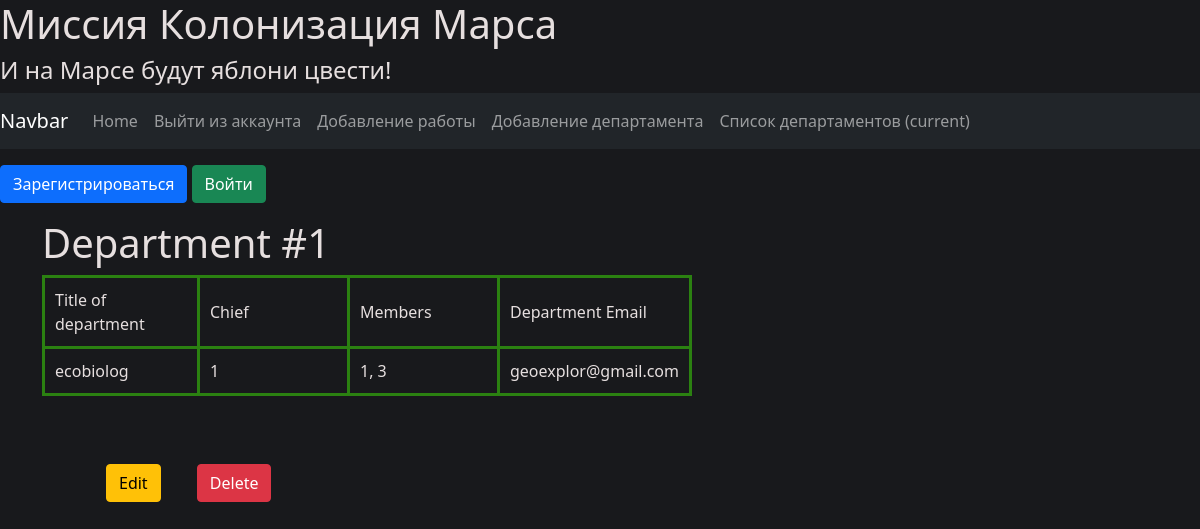
/department_list, run on an earlier commit of the app's database.
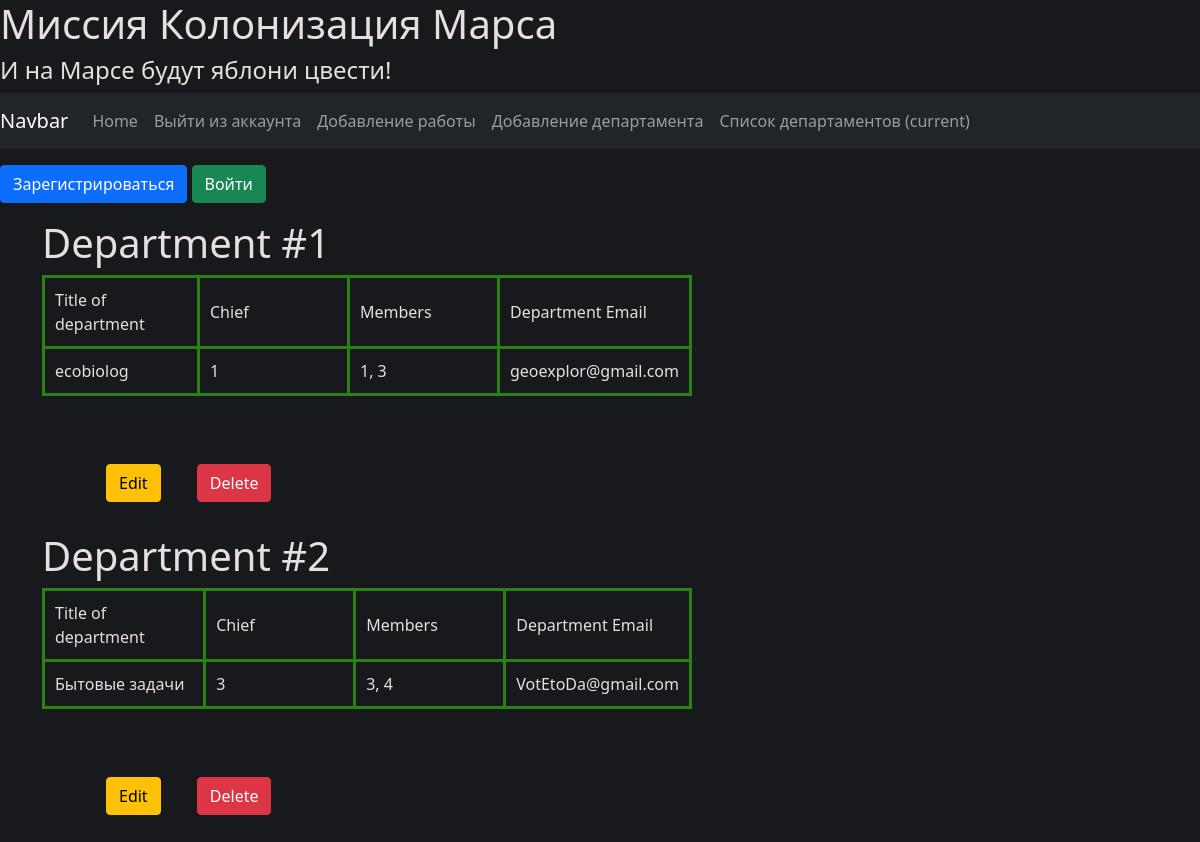
And on a later commit of the database.
### data/departments.py (models this page shows, shortened)
class Department(SqlAlchemyBase):
    __tablename__ = 'departments'
    id = sqlalchemy.Column(sqlalchemy.Integer,
                           primary_key=True, autoincrement=True)
    title = sqlalchemy.Column(sqlalchemy.String, sqlalchemy.ForeignKey("users.speciality"), nullable=True)
    chief = sqlalchemy.Column(sqlalchemy.Integer)
    members = sqlalchemy.Column(sqlalchemy.String, nullable=True)
    email = sqlalchemy.Column(sqlalchemy.String, index=True, nullable=True)
    user = orm.relationship('User')

### repr.py (the view)
@app.route('/department_list')
def department_list():
    db_sess = create_session()
    lst = []
    for department in db_sess.query(Department).all():
        lst.append(department)
    return render_template('department_list.html', title='Список департаментов', list=lst)

### data/db_session.py (called while the page is built)
def create_session() -> Session:
    global __factory
    return __factory()

### templates/department_list.html (shortened to what this page needs)
{% extends "base.html" %}
{% block hed %}
<link rel="stylesheet" href="/static/css/table.css">
{% endblock %}
{% block navigate %}
<nav class="navbar navbar-expand-lg navbar-dark bg-dark">
  <a class="navbar-brand" href="/">Navbar</a>
  <div class="collapse navbar-collapse" id="navbarSupportedContent">
    <ul class="navbar-nav mr-auto">
      <li class="nav-item active">
        <a class="nav-link" href="/">Home</a>
      </li>
      <li class="nav-item">
        <a class="nav-link" href="/logout">Выйти из аккаунта</a>
      </li>
      <li class="nav-item">
        <a class="nav-link" href="/add_job">Добавление работы</a>
      </li>
      <li class="nav-item">
            <a class="nav-link" href="/add_department">Добавление департамента</a>
        </li>
      <li class="nav-item">
            <a class="nav-link" href="/department_list">Список департаментов <span class="sr-only">(current)</span></a>
        </li>
    </ul>
  </div>
</nav>
{% endblock %}
{% block content %}
{% for department in list %}
<h1>Department #{{department.id}}</h1>
<table>
    <thead>
    <tr>
        <td>Title of department</td>
        <td>Chief</td>
        <td>Members</td>
        <td>Department Email</td>
    </tr>
    </thead>
    <tbody>
        <tr>
            <td>{{department.title}}</td>
            <td>{{department.chief}}</td>
            <td>{{department.members}}</td>
            <td>{{department.email}}</td>
        </tr>
    </tbody>
</table>
<div class="parent">
        <div class="child">
            <a class="btn btn-warning" href="/edit_department/{{ department.id }}">Edit</a>
        </div>
        <div class="child">
            <a class="btn btn-danger" href="/confirm_dep/{{ department.id }}">Delete</a>
        </div>
</div>
{% endfor %}
{% endblock %}

### templates/base.html (shortened to what this page needs)
<!DOCTYPE html>
<html lang="en">
    <head>
                    <link rel="stylesheet"
                    href="https://cdn.jsdelivr.net/npm/bootstrap@5.0.0-beta1/dist/css/bootstrap.min.css"
>
        {% block hed%}{% endblock %}
    </head>
    <body>
    <h1>Миссия Колонизация Марса</h1>
    <h4>И на Марсе будут яблони цвести!</h4>
    {% block navigate %}{% endblock %}
    {% if current_user.is_authenticated %}
    <a class="navbar-brand" href="/logout">{{ current_user.name + " " + current_user.surname }}</a>
{% else %}
    <p>
        <a class="btn btn-primary " href="/register">Зарегистрироваться</a>
        <a class="btn btn-success" href="/login">Войти</a>
    </p>
{% endif %}
    <main role="main" class="container">
    {% block content %}{% endblock %}
    </main>
    </body>
</html>

### static/css/table.css (style rules this page uses)
td { text-align: left; padding: 10px; border: 3px solid rgb(43, 129, 17); min-width: 150px; }
body { background-color: #18191C; color: #e6dfdf; }
table { width: 650px; border-top: 7px solid rgb(43, 129, 17); border-collapse: collapse; text-align: center; margin-bottom: 20px; border: 1px solid #dddddd; }
.parent { margin-top: 0; margin: 1rem; padding: 2rem 2rem; max-height: 100px }
.child { display: inline-block; padding: 1rem 1rem; vertical-align: middle; }

What changed in the data, as far as the page shows it:
added Department: id "2", title "Бытовые задачи", chief "3", members "3, 4", email "VotEtoDa@gmail.com"
